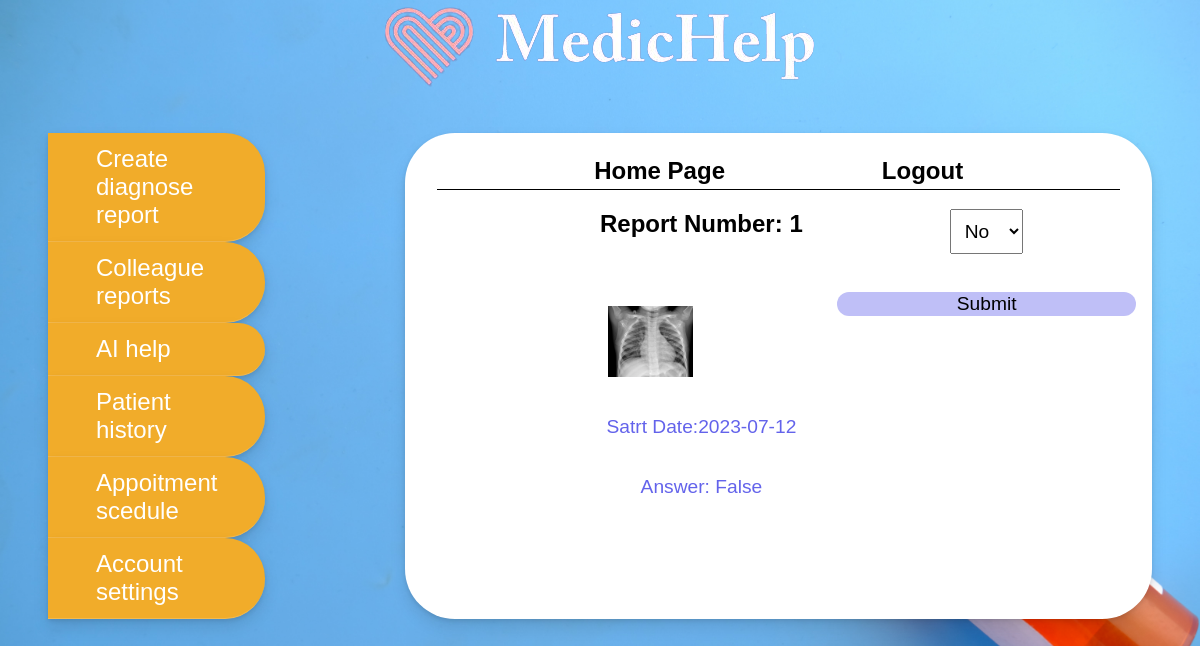
Screenshot of /Doctor_answer-details/1 (signed in) with the database file from the repository.
### PneumoniaApp/Patient/models.py (models this page shows, shortened)
class Report(db.Model):
    id = db.Column(db.Integer, primary_key=True)
    image = db.Column(db.String(120), unique=True, nullable=False)
    start_date = db.Column(db.Date, default=datetime.utcnow)
    end_date = db.Column(db.Date)
    patient_id = db.Column(db.Integer, db.ForeignKey('patient.id'), nullable=False)
    doctor_id = db.Column(db.Integer, db.ForeignKey('doctor.id'), nullable=False)
    helping_doctor_id = db.Column(db.Integer, db.ForeignKey('doctor.id'))
    helping_doctor_answer = db.Column(db.Boolean)
    ai_help = db.Column(db.Boolean, default=False)
    ai_answer = db.Column(db.Boolean)
    is_sick = db.Column(db.Boolean)
    is_answer=db.Column(db.Boolean, default=False)

### PneumoniaApp/Doctor/routes.py (the view, shortened to what this page needs)
@doctor.route("/Doctor_answer-details/<int:report_id>" , methods=['POST', 'GET'])
@login_required
def Doctor_answer_details(report_id):
    report = Report.query.get(report_id)
    if report:
        doctor = Doctor.query.filter_by(id=report.doctor_id).first()
        return render_template("DoctorAnswerDetails.html", report=report)
    else:
        reports = Report.query.filter_by(doctor_id = current_user.id, is_answer=False)
        return render_template("DoctorAnswerDiagnose.html", reports = reports)

### PneumoniaApp/templates/DoctorAnswerDetails.html (shortened to what this page needs)
{% extends 'homeLayout.html' %}
{% block content %}
    <a href="{{url_for('doctor.Doctor_Answer')}}">Create diagnose report</a>
    <a href="{{url_for('doctor.Helping_Doctors')}}">Colleague reports</a>
    <a href="{{url_for('doctor.DoctorAI')}}">AI help</a>
    <a href="{{url_for('doctor.SearchPatientHistory')}}">Patient history</a>
    <a href="{{url_for('doctor.DoctorsAppointments')}}">Appoitment scedule</a>
    <a href="{{url_for('Authentication.DoctorChangePassword')}}">Account settings</a>
{% endblock content %}
{% block homepage %}
    <a href="{{url_for('Authentication.doctorHome')}}">Home Page</a>
{% endblock %}
{% block desc %}
    <form action="" id="passwordForm" method="POST">
        <h1>Report Number: {{report.id}}</h1>
        <img src="{{ url_for('static', filename='Images/' + report.image) }}" alt="Report Image">
        <label for="">Satrt Date:{{report.start_date}}</label>
        <label for="">Answer: {{report.is_sick}}</label>
        <select name="select" id="select">
            <option value="No">No</option>
        </select>
        <button>Submit</button>
    </form>
{% endblock desc %}

### PneumoniaApp/static/Mainlayout.css (style rules this page uses)
body { margin: 0; display: flex; flex-direction: column; justify-content: center; align-items: center; height: 100vh; background-image: url("UserLayout/background.jpg"); background-repeat: no-repeat; background-size: cover; font-family: 'Inconsolata', monospace; font-family: 'Montserrat', sans-serif; }
#container nav a { font-size: x-large; text-decoration: none; background-color: rgb(241, 172, 42); box-shadow: 0 2px 4px rgb(0 0 0 / 10%), 0 8px 16px rgb(0 0 0 / 10%); color: white; border-bottom-style: solid; border-bottom-color: rgb(245, 186, 76); border-top-right-radius: 40px; border-bottom-right-radius: 40px; border-bottom-width: 0.5px; padding-left:2em; padding-right: 2em; padding-top: 0.5em; padding-bottom: 0.5em; }
#userNav a { font-size: x-large; text-decoration: none; margin-top: 1em; margin-bottom: 0.2em; color: black; font-weight: 600; }
#content img { width: 20%; height: 30%; margin-top: 3em; margin-left: 10%; }
#passwordForm { display: flex; flex-direction: column; flex-wrap: wrap; justify-content: center; align-items: center; padding-left: 10em; padding-right: 10em; padding-bottom: 2em; overflow-y: scroll; max-height: 40vh; }
#passwordForm label { font-size: larger; color: rgb(99, 99, 235); margin-top: 2em; }
#passwordForm button { font-size: larger; margin-top: 2em; padding-left: 1em; padding-right: 1em; width: 70%; border-style: none; border-radius: 20px; background-color: rgb(191, 191, 247); }
select { margin-top: 1em; padding-top: 0.5em; padding-bottom: 0.5em; padding-left: 0.5em; padding-right: 0.5em; font-size: larger; }
#passwordForm img { margin-right: 9em; height: 10%; width: 20%; }

### rows the page displays
Report: id "1", image (picture), start_date "2023-07-12", is_sick "False"
